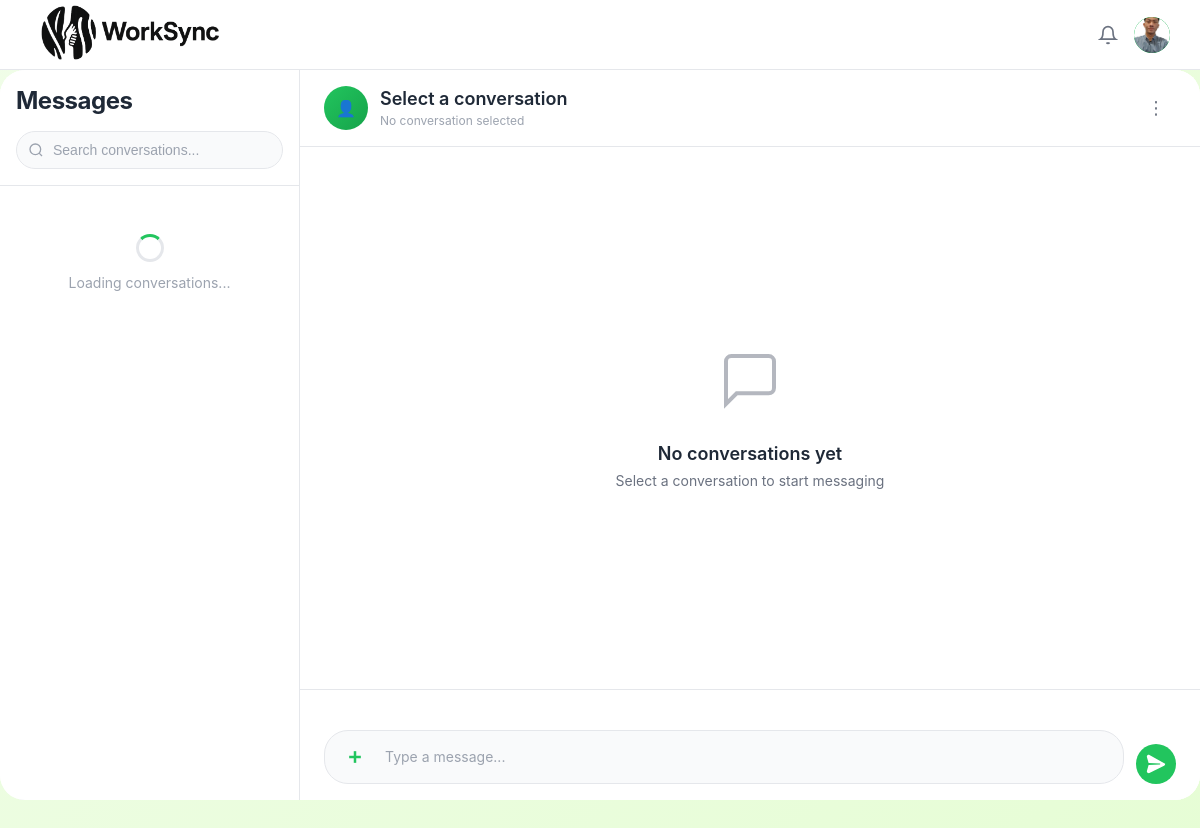
The app's page /page/messages.php?client_id=2 (signed in), older data.
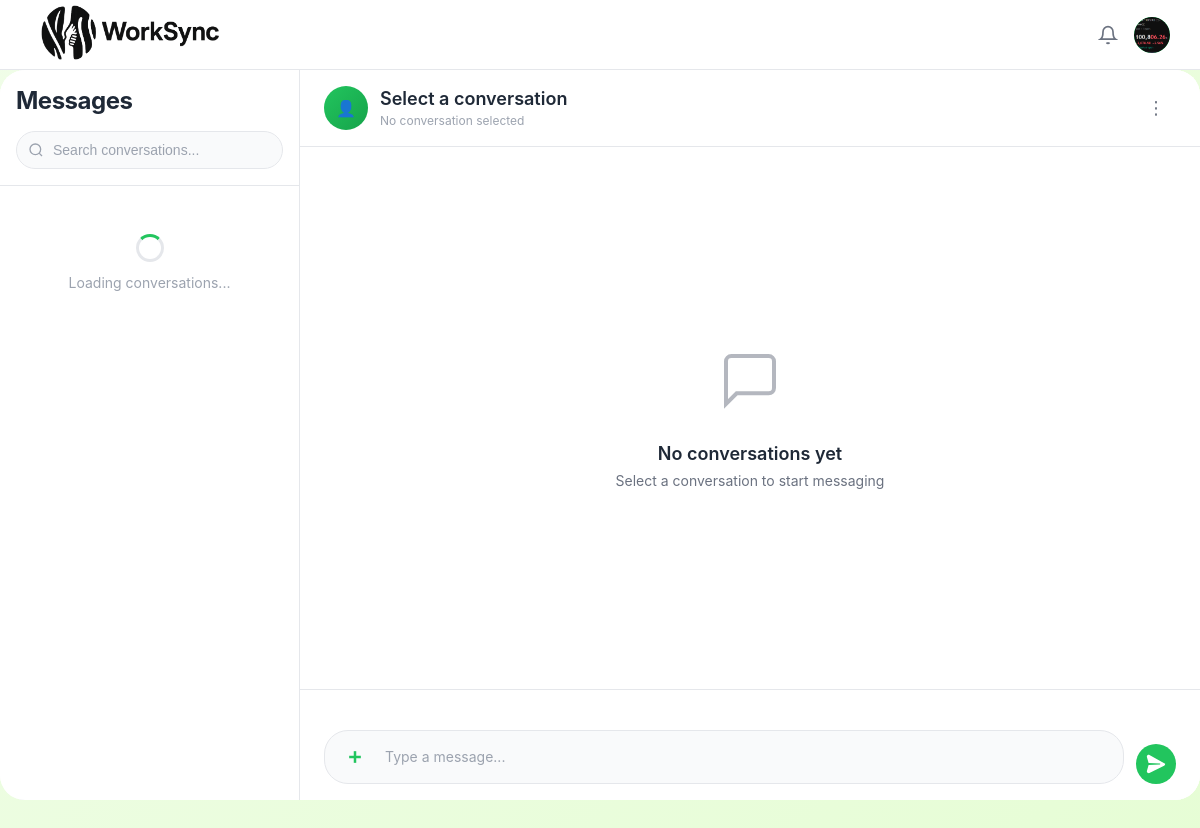
The same page, newer data.
### tables this page shows
CREATE TABLE
  `freelancer` (
    `FreelancerID` int (11) NOT NULL,
    `FirstName` varchar(100) DEFAULT NULL,
    `LastName` varchar(100) DEFAULT NULL,
    `Email` varchar(255) DEFAULT NULL,
    `Password` varchar(255) DEFAULT NULL,
    `PhoneNo` varchar(50) DEFAULT NULL,
    `ProfilePicture` varchar(500) DEFAULT NULL,
    `Status` varchar(50) DEFAULT NULL,
    `Address` text DEFAULT NULL,
    `Experience` text DEFAULT NULL,
    `Education` text DEFAULT NULL,
    `SocialMediaURL` varchar(255) DEFAULT NULL,
    `Bio` text DEFAULT NULL,
    `Rating` decimal(3, 2) DEFAULT NULL,
    `TotalEarned` decimal(10, 2) DEFAULT NULL,
    `JoinedDate` timestamp NOT NULL DEFAULT current_timestamp(),
    `isDelete` tinyint (1) DEFAULT 0
  );

### page/messages.php (the view, shortened to what the changed rows need)
<?php
require_once 'checkUserStatus.php';
?>
<!DOCTYPE html>
<html lang="en">
<head>
    <link rel="stylesheet" href="../assets/css/style.css">
    <link rel="stylesheet" href="../assets/css/chat.css">
</head>
<body class="chat-page">
    <div class="chat-top-nav">
        <div class="nav-actions">
            <div class="profile-dropdown">
                <div class="profile-avatar" id="profileAvatar" style="width: 36px; height: 36px; border-radius: 50%; background-color: #22c55e; display: flex; align-items: center; justify-content: center; color: white; font-size: 18px; cursor: pointer; overflow: hidden; flex-shrink: 0;">
                    <?php
                    if (isset($_SESSION['user_id']) && isset($_SESSION['user_type'])) {
                        $user_id = $_SESSION['user_id'];
                        $user_type = $_SESSION['user_type'];
                        $conn = getDBConnection();
                        if ($user_type === 'freelancer') {
                            $table = 'freelancer';
                            $id_column = 'FreelancerID';
                            $name_col1 = 'FirstName';
                            $name_col2 = 'LastName';
                        } else {
                            $table = 'client';
                            $id_column = 'ClientID';
                            $name_col1 = 'CompanyName';
                            $name_col2 = null;
                        }
                        $query = "SELECT ProfilePicture, $name_col1" . ($name_col2 ? ", $name_col2" : "") . " FROM $table WHERE $id_column = ?";
                        $stmt = $conn->prepare($query);
                        $stmt->bind_param('i', $user_id);
                        $stmt->execute();
                        $result = $stmt->get_result();
                        if ($result && $result->num_rows > 0) {
                            $user = $result->fetch_assoc();
                            $profilePicture = $user['ProfilePicture'] ?? null;
                            if (!empty($profilePicture) && file_exists('../' . $profilePicture)) {
                                echo '<img src="/' . htmlspecialchars($profilePicture) . '" alt="Profile" style="width: 100%; height: 100%; object-fit: cover; border-radius: 50%; display: block;">';
                            }
                        } else {
                            echo '👤';
                        }
                    } else {
                        echo '👤';
                    }
                    ?>
                </div>
            </div>
        </div>
    </div>
    <div class="chat-container">
        <div class="chat-sidebar">
            <div class="chat-sidebar-header">
                <div class="sidebar-top">
                    <h1 class="sidebar-title">Messages</h1>
                </div>
            </div>
        </div>
        <div class="chat-main">
            <div class="chat-messages-header">
                <div class="header-user-info">
                    <div class="header-text">
                        <h2 id="headerName">Select a conversation</h2>
                    </div>
                </div>
            </div>
        </div>
    </div>
</body>
</html>

Row changes from the older to the newer data that the page shows:
changed freelancer: ProfilePicture: a different picture
